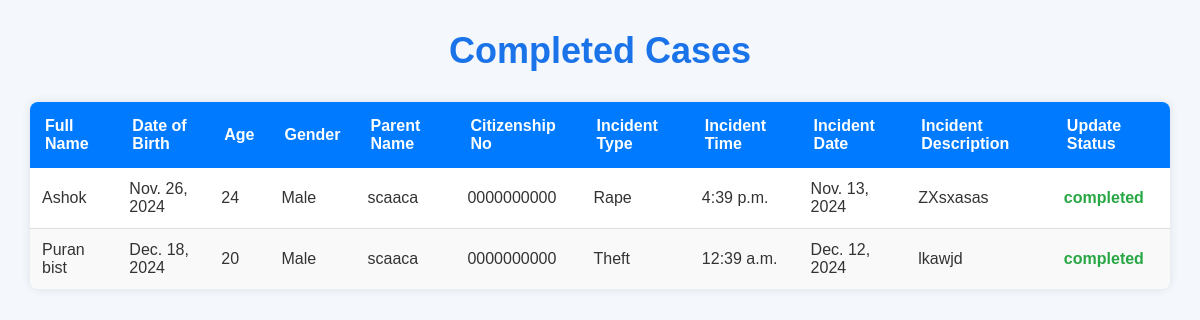
The page /completed_cases/ (signed in) on the database its author committed.
### complaints/models.py (models this page shows, shortened)
class Complaint(models.Model):
    STATUS_CHOICES = [
        ('pending', 'Pending'),
        ('completed', 'Completed'),
    ]
    user = models.ForeignKey(User, on_delete=models.CASCADE)
    title = models.CharField(max_length=255)
    description = models.TextField()
    status = models.CharField(max_length=10, choices=STATUS_CHOICES, default='pending')
    created_at = models.DateTimeField(auto_now_add=True)
    updated_at = models.DateTimeField(auto_now=True)
    user = models.ForeignKey(User, on_delete=models.CASCADE)
    full_name = models.CharField(max_length=255)
    date_of_birth = models.DateField()
    age = models.IntegerField()
    gender = models.CharField(max_length=10, choices=[('Male', 'Male'), ('Female', 'Female'), ('Other', 'Other')])
    phone_number = models.CharField(max_length=15)
    email = models.EmailField()
    parent_name = models.CharField(max_length=255)
    citizenship_no = models.CharField(max_length=50)
    incident_type = models.CharField(max_length=100)
    incident_time = models.TimeField()
    incident_date = models.DateField()
    incident_description = models.TextField()
    ip_address = models.GenericIPAddressField(null=True, blank=True)
    sound_recorder = models.FileField(upload_to='sound_recordings/', blank=True, null=True)
    evidence_1 =  models.ImageField(upload_to='evidence/', blank=True, null=True)
    evidence_2 =  models.ImageField(upload_to='evidence/', blank=True, null=True)
    evidence_3 =  models.ImageField(upload_to='evidence/', blank=True, null=True)
    evidence_4 =  models.ImageField(upload_to='evidence/', blank=True, null=True)

### complaints/views.py (the view)
# urls.py: path('completed_cases/', views.completed_cases, name='completed_cases'),
@login_required
def completed_cases(request):
    complaints = Complaint.objects.filter(status='completed')
    return render(request, 'completed_cases.html', {'complaints': complaints})

### complaints/templates/completed_cases.html (shortened to what this page needs)
<!DOCTYPE html>
<html>
<head><title>Completed Cases</title></head>
<body>
    <h1>Completed Cases</h1>
    <table>
        <thead>
            <tr>
                <th>Full Name</th>
                <th>Date of Birth</th>
                <th>Age</th>
                <th>Gender</th>
                <th>Parent Name</th>
                <th>Citizenship No</th>
                <th>Incident Type</th>
                <th>Incident Time</th>
                <th>Incident Date</th>
                <th>Incident Description</th>
                <th>Update Status</th>
            </tr>
        </thead>
        <tbody>
              {% for complaint in complaints %}
             <tr>
                <td>{{ complaint.full_name }}</td>
                <td>{{ complaint.date_of_birth }}</td>
                <td>{{ complaint.age }}</td>
                <td>{{ complaint.gender }}</td>
                <td>{{ complaint.parent_name }}</td>
                <td>{{ complaint.citizenship_no }}</td>
                <td>{{ complaint.incident_type }}</td>
                <td>{{ complaint.incident_time }}</td>
                <td>{{ complaint.incident_date }}</td>
                <td>{{ complaint.incident_description }}</td>
                <td>{{ complaint.status }}</td>
             </tr>
             {% endfor %}
            </tbody>
    </table>
</body>
</html>

### complaints/templates/completed_cases.html (style rules this page uses)
* { margin: 0; padding: 0; box-sizing: border-box; font-family: 'Arial', sans-serif; }
body { background: #f4f7fc; color: #333; padding: 30px; }
h1 { text-align: center; font-size: 36px; color: #1a73e8; margin-bottom: 30px; }
table { width: 100%; border-collapse: collapse; border-radius: 8px; overflow: hidden; background-color: #fff; box-shadow: 0 0 10px rgba(0, 0, 0, 0.1); }
th { background-color: #007bff; color: white; padding: 15px; text-align: left; font-weight: bold; }
td { padding: 12px; text-align: left; border-bottom: 1px solid #ddd; font-size: 16px; }
tbody tr:nth-child(even) { background-color: #f9f9f9; }
tbody tr:last-child td { border-bottom: none; }
td:last-child { font-weight: bold; color: #28a745; }

### rows shown on the page
Complaint: full_name "Ashok", date_of_birth "Nov. 26, 2024", age "24", gender "Male", parent_name "scaaca", citizenship_no "0000000000", incident_type "Rape", incident_time "4:39 p.m.", incident_date "Nov. 13, 2024", incident_description "ZXsxasas", status "completed"
Complaint: full_name "Puran bist", date_of_birth "Dec. 18, 2024", age "20", gender "Male", parent_name "scaaca", citizenship_no "0000000000", incident_type "Theft", incident_time "12:39 a.m.", incident_date "Dec. 12, 2024", incident_description "lkawjd", status "completed"
